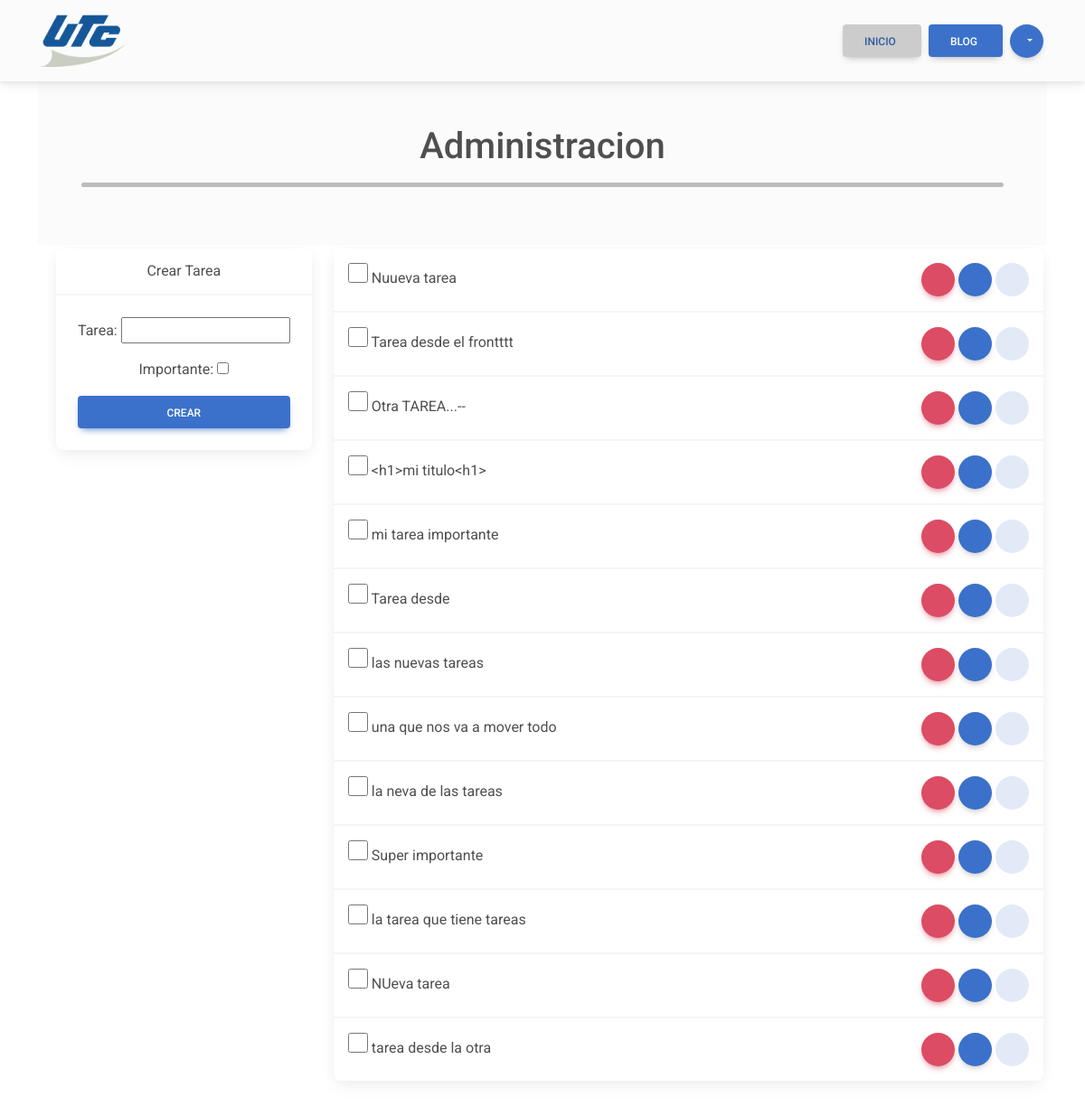
Before: /administracion/ (signed in) with the older database file.
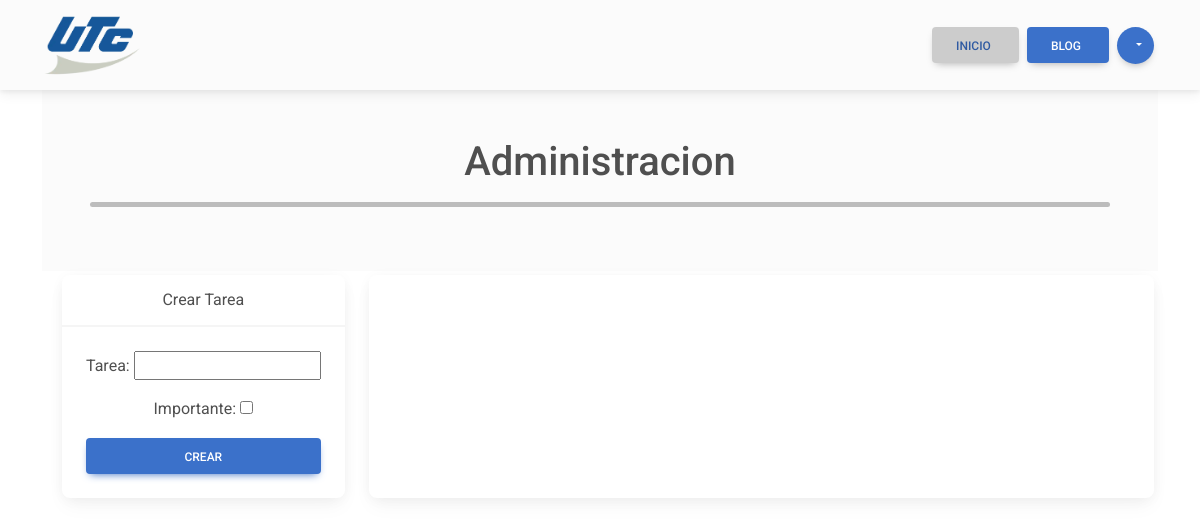
After: the same page with the newer database file.
### cross_asistent/models.py (models this page shows, shortened)
class Tareas(models.Model):
    tarea = models.CharField(max_length=255)
    importante = models.BooleanField(default=False)
    creacion = models.DateTimeField(auto_now_add=True)
    completar = models.BooleanField(default=False)
    completado_fecha = models.DateTimeField(null=True, blank=True)
    propietario = models.ForeignKey(User, on_delete=models.CASCADE)

### cross_asistent/views.py (the view, shortened to what this page needs)
# urls.py: path('administracion/', views.dashbAdmin, name='dashb_admin'),
@login_required
@never_cache
def dashbAdmin(request):
    errorMSG = ''
    tareas = models.Tareas.objects.filter(propietario=request.user)
    return render(request, 'administracion/dashboard.html', {
        'form_crearTarea': crearTarea,
        'formError': errorMSG,
        'tareas_all': tareas,
        'active_page': 'inicio'
    })

### cross_asistent/templates/administracion/dashboard.html (shortened to what this page needs)
{% extends 'widget.html' %}
{% block link_home %}href="{% url 'dashb_admin' %}"{% endblock %}
{% block link_default %}
    {% include 'administracion/widget_links-admin.html' %}
{% endblock %}
{% block content %}
<main class="container container-fluid mb-5">
    <div class="p-5 text-center bg-body-tertiary">
        <h1 class="mb-3">Administracion</h1>
        <hr class="hr_divisor" />
    </div>
    <section class="d-flex" style="gap: 1rem;">
        <div>
            <div class="card text-center m-1">
                <div class="card-header">Crear Tarea</div>
                <div class="card-body">
                    <form method="POST">
                        {% csrf_token %} {{form_crearTarea.as_p}}
                        <button data-mdb-ripple-init type="submit" class="btn btn-primary btn-block">Crear</button>
                    </form>
                </div>
            </div>
        </div>
        <div class="card col-md m-1">
            <div class="list-group list-group-light">
                {% for tareaItem in tareas_all %}
                <li class="list-group-item px-3">
                    <div class="d-flex justify-content-between">
                        <div class="col-md">
                            <input
                            style="height: 60%; aspect-ratio: 1/1;"
                                type="checkbox"
                                value="1"
                                id="tarea0{{tareaItem.id}}"
                            />
                            {{tareaItem.tarea}}
                        </div>
                        <div>
                            <a href="" class="btn btn-danger btn-floating">
                            </a>
                            <a href="{% url 'tareaView' tareaItem.id %}" class="btn btn_detail btn-floating">
                            </a>
                            <a href="" class="btn btn-secondary btn-floating">
                            </a>
                        </div>
                    </div>
                </li>
                {% endfor %}
            </div>
        </div>
    </section>
</main>
{% endblock %}

### cross_asistent/templates/widget.html (shortened to what this page needs)
{% load static %}
<!DOCTYPE html>
<html lang="en" data-mdb-theme="light">
    <head>
        <link rel="stylesheet" href="https://necolas.github.io/normalize.css/8.0.0/normalize.css" />
        <link rel="stylesheet" href="{% static 'css/mdb.min.css' %}" />
        <link rel="stylesheet" href="{% static 'css/fontawesome-6.5.2.css' %}" />
        <link rel="stylesheet" href="{% static 'css/styles.css' %}" />
    </head>
    <body>
        <nav class="navbar navbar-expand-lg navbar-light bg-body-tertiary">
            <div class="container container-fluid">
                <a class="navbar-brand" {% block link_home %}href="/"{% endblock %}>
                    <img src="{% static 'img/UTC_logo-plano.webp' %}" alt="UTC logo" />
                </a>
                <div class="collapse navbar-collapse position-absolute top-100 navbar-light bg-body-tertiary" id="navbarText">
                    <ul class="navbar-nav ms-auto mb-lg-0 px-2 px-lg-0">
                        {% block link_default %}{% endblock %}
                    </ul>
                </div>
            </div>
        </nav>
        {% block content %}{% endblock %}
    </body>
</html>

### cross_asistent/templates/administracion/widget_links-admin.html (shortened to what this page needs)
<li class="nav-item">
    {% if user.is_authenticated %}
    {% if user.is_staff %}
        <a class="btn btn_secondary m-1 my-lg-0 d-block" href="{% url 'vista_programador' %}">Inicio </a>
    {% else %}
        <a class="btn btn_secondary m-1 my-lg-0 d-block" href="{% url 'vista_admin' %}">Inicio <i class="fa-solid fa-house-chimney ms-1"></i></a>
    {% endif %}
{% endif %}
</li>
<li class="nav-item">
    <a
        class="btn {% if active_page == 'blog' %}btn_secondary{% else %}btn_detail{% endif %} m-1 my-lg-0 d-block"
        href="#"
        >Blog</a>
</li>
<li class="nav-item">
    <div class="dropdown">
        <a
            role="button"
            class="btn btn_detail btn_lg-circle d-block m-1 my-lg-0 dropdown-toggle"
            data-mdb-dropdown-init
            data-mdb-ripple-init
            aria-expanded="false"
            id="dropdownMenuUser"
        >
        </a>
    </div>
</li>

### cross_asistent/static/css/styles.css (style rules this page uses)
*, *:before, *:after { padding: 0; margin: 0; box-sizing: border-box; font-family: inherit; }
:root { --blanco: #ffffff; --secundario: #c2c2c2; --oscuro: #292f38; --gris_claro: #2f333a; --extra: #02913c; --detalle: #3b71ca; --blue_img-filter: hue-rotate(60deg) saturate(120%); --original_img-filter: saturate(90%); --whiteA: rgba(255, 255, 255, 0); --whiteA1: rgba(255, 255, 255, 0.1); --whiteA2: rgba(255, 255, 255, 0.2); --whiteA3: rgba(255, 255, 255, 0.3); --whiteA4: rgba(255, 255, 255, 0.4); --whiteA5: rgba(255, 255, 255, 0.5); --whiteA6: rgba(255, 255, 255, 0.6); --whiteA7: rgba(255, 255, 255, 0.7); --whiteA8: rgba(255, 255, 255, 0.8); --whiteA9: rgba(255, 255, 255, 0.9); --darkA: rgba(0, 0, 0, 0); --darkA1: rgba(0, 0, 0, 0.1); --darkA2: rgba(0, 0, 0, 0.2); --darkA3: rgba(0, 0, 0, 0.3); --darkA4: rgba(0, 0, 0, 0.4); --darkA5: rgba(0, 0, 0, 0.5); --darkA6: rgba(0, 0, 0, 0.6); --darkA7: rgba(0, 0, 0, 0.7); --darkA8: rgba(0, 0, 0, 0.8); --darkA9: rgba(0, 0, 0, 0.9); --ft1: Century Gothic, Helvetica, sans-serif; --ft2: "Comfortaa", sans-serif; --ft3: "Roboto", sans-serif; --transitionEase: 0.3s all ease; --transitionCubic: 0.3s all cubic-bezier(0.68, -0.55, 0.27, 1.55); --transitionCubicVal: cubic-bezier(0.68, -0.55, 0.27, 1.55); --border-input_items: 2px solid var(--blanco); --border-radius: 8px; }
html { overflow-x: hidden; }
.btn_detail { background-color: var(--detalle) !important; background: var(--detalle) !important; color: var(--blanco) !important; transition: filter 0.3s ease; }
.btn_secondary { background-color: var(--blanco) !important; background: var(--blanco) !important; color: var(--detalle) !important; filter: brightness(80%); transition: filter 0.3s ease; }
body { min-height: 100vh; font-family: var(--ft3); scroll-behavior: smooth; position: relative; }
input, label, textarea, input[type="color"] { outline: none; cursor: pointer; resize: none; }
a { text-decoration: none; color: inherit; }
nav { height: 90px; max-height: 90px; }
nav .navbar-brand img { width: 100px; filter: var(--blue_img-filter); }
nav .navbar-collapse { width: 100%; left: 0; z-index: 20; padding-block: 20px; box-shadow: 0 8px 5px var(--darkA2); }
@media (min-width: 992px) { nav .navbar-collapse { background-color: transparent; position: unset !important; width: auto; top: unset !important; padding-block: unset; box-shadow: none; } }
.hr_divisor { border: none; height: 5px; border-radius: 5px; background-color: black; background: black; }
main { min-height: 400px; }
@media (min-width: 992px) { .btn_lg-circle { --mdb-btn-width: 2.3125rem; --mdb-btn-height: 2.3125rem; --mdb-btn-icon-width: 2.3125rem; --mdb-btn-icon-line-height: 2.3125rem; --mdb-btn-width-lg: 2.8125rem; --mdb-btn-height-lg: 2.8125rem; --mdb-btn-icon-width-lg: 2.8125rem; --mdb-btn-icon-line-height-lg: 2.8125rem; --mdb-btn-width-sm: 1.8125rem; --mdb-btn-height-sm: 1.8125rem; --mdb-btn-icon-width-sm: 1.8125rem; --mdb-btn-icon-line-height-sm: 1.8125rem; width: var(--mdb-btn-width); height: var(--mdb-btn-height); --mdb-btn-border-radius: 50%; border-radius: var(--mdb-btn-border-radius); padding: 0; position: relative; display: flex; align-content: center; } }

Changed rows visible on the page:
removed Tareas: tarea "Nuueva tarea"
removed Tareas: tarea "Tarea desde el frontttt"
removed Tareas: tarea "Otra TAREA...--"
removed Tareas: tarea "<h1>mi titulo<h1>"
removed Tareas: tarea "mi tarea importante"
removed Tareas: tarea "Tarea desde"
removed Tareas: tarea "las nuevas tareas"
removed Tareas: tarea "una que nos va a mover todo"
removed Tareas: tarea "la neva de las tareas"
removed Tareas: tarea "Super importante"
removed Tareas: tarea "la tarea que tiene tareas"
removed Tareas: tarea "NUeva tarea"
removed Tareas: tarea "tarea desde la otra"
